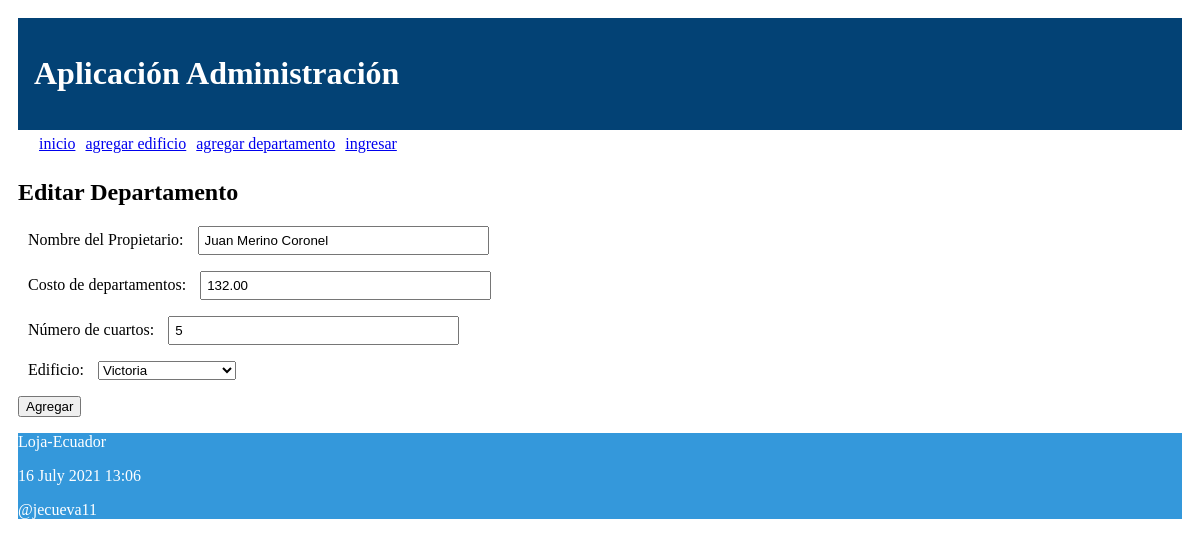
Before: /editar_departamento/30 with the older database file.
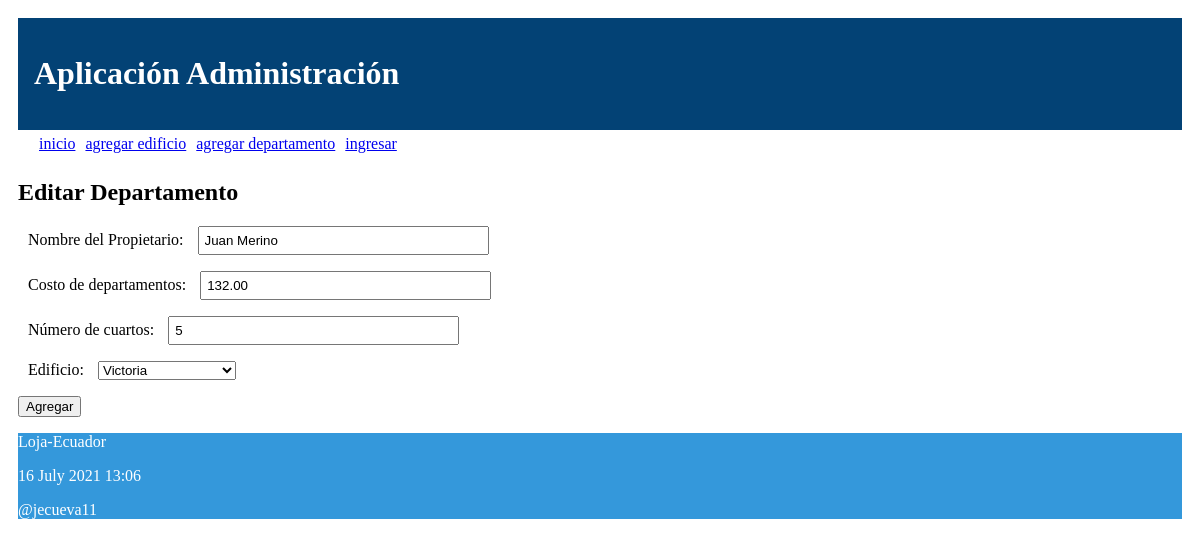
After: the same page with the newer database file.
### administrativo/models.py (models this page shows, shortened)
class Departamento(models.Model):
    nombre_prop = models.CharField("Nombre del Propietario", max_length=100)
    costo_depart = models.DecimalField("Costo de departamentos", max_digits=100, decimal_places=2)
    numero_cuartos = models.IntegerField("Número de cuartos")
    edificio = models.ForeignKey(Edificio, on_delete=models.CASCADE,
            related_name="edificios")

### administrativo/views.py (the view)
# urls.py: path('editar_departamento/<int:id>', views.editar_departamento,
def editar_departamento(request, id):
    departamento = Departamento.objects.get(pk=id)
    if request.method=='POST':
        formulario = DepartamentoForm(request.POST, instance=departamento)
        print(formulario.errors)
        if formulario.is_valid():
            formulario.save()
            return redirect(index)
    else:
        formulario = DepartamentoForm(instance=departamento)
    diccionario = {'formulario': formulario}
    return render(request, 'editarDepartamento.html', diccionario)

### administrativo/forms.py
class DepartamentoForm(ModelForm):
    class Meta:
        model = Departamento
        fields = ['nombre_prop', 'costo_depart', 'numero_cuartos', 'edificio']

### administrativo/models.py (called while the page is built)
    def __str__(self):
        return "%s " % (self.nombre)

### administrativo/templates/editarDepartamento.html (shortened to what this page needs)
{% extends "master.html" %}
{% block content %}
<h2>Editar Departamento</h3>
<form action="" method="post">
  {{formulario.as_p}}
  <p><input type='submit' value='Agregar'/></p>
</form>
{% endblock %}

Changed rows visible on the page:
changed Departamento "Victoria": nombre_prop "Juan Merino Coronel" → "Juan Merino"
